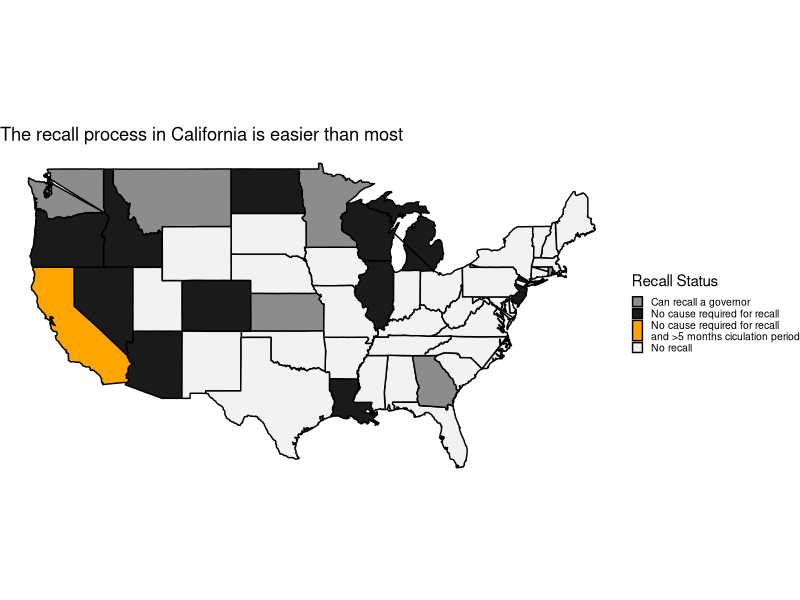

Write the R code that produced this figure.
# Desafio 1.
install.packages("ggplot2")
install.packages("dplyr")
install.packages("maps")
install.packages("mapproj")
library("ggplot2")
library("dplyr")
library("maps")
library("mapproj")

# Criar dataframe com estados e status de recall
states <- data.frame(
  state = c("California", "Nevada", "Idaho", "Illinois", "Michigan", "Oregon", 
            "Wisconsin", "Arizona", "New Jersey", "Colorado", "Louisiana", 
            "North Dakota", "Alaska", "Rhode Island", "Washington", "Montana", 
            "Georgia", "Kansas", "Minnesota", "South Dakota", "Alabama", "Wyoming", 
            "Utah", "Texas", "Mississippi", "New Mexico", "Oklahoma", "Maine", 
            "New Hampshire", "Vermont", "Massachusetts", "Connecticut", 
            "New York", "Pennsylvania", "Delaware", "Maryland", "Virginia", 
            "North Carolina", "South Carolina", "Florida", "Tennessee", 
            "Kentucky", "Indiana", "Missouri", "Arkansas", "Iowa", "West Virginia",
            "Hawaii", "Kentucky", "Nebraska", "Ohio", "Virginia"),
  
  status = c("No cause required for recall
and >5 months ciculation period", 
             "No cause required for recall", "No cause required for recall", 
             "No cause required for recall", "No cause required for recall", 
             "No cause required for recall", "No cause required for recall", 
             "No cause required for recall", "No cause required for recall", 
             "No cause required for recall", "No cause required for recall", 
             "No cause required for recall", 
             "Can recall a governor", "Can recall a governor", "Can recall a governor", 
             "Can recall a governor", "Can recall a governor", "Can recall a governor", 
             "Can recall a governor", "No recall", "No recall", "No recall", 
             "No recall", "No recall", "No recall", "No recall", "No recall", 
             "No recall", "No recall", "No recall", "No recall", "No recall", 
             "No recall", "No recall", "No recall", "No recall", "No recall", 
             "No recall", "No recall", "No recall", "No recall", 
             "No recall", "No recall", "No recall", "No recall", "No recall", 
             "No recall", "No recall", "No recall", "No recall", "No recall","No recall")
)

#Agora temos que combinar o vetor states com o df map
states <- states |> mutate(state = tolower(state), status = ifelse(status == "All states", "No recall",status))

map <- map_data("state")
map <- inner_join(map,states,by = c("region" = "state"))



map1 <- ggplot(map, aes(x = long, y = lat)) + 
  geom_polygon(aes(fill = status,  group = region), color = 'black') + coord_map() +
  labs(title = 'The recall process in California is easier than most',
       x = NULL,
       y = NULL,
       fill = 'Recall Status') +
  scale_fill_manual( values = c("No cause required for recall
and >5 months ciculation period" = 'orange',
                                'No cause required for recall' = 'gray10',
                                'Can recall a governor' = 'grey55',
                                'No recall' = 'grey95'))+
  theme_void()+
  theme( legend.position = 'right',
         legend.location = 'plot',
         legend.text = element_text(size=7.5),
         legend.key.size = unit(0.5, 'cm'),
         legend.key.height = unit(0.30, 'cm'), 
         legend.key.width = unit(0.30, 'cm'), 
         legend.spacing.y = unit(0.5,'cm')
         )
map1
